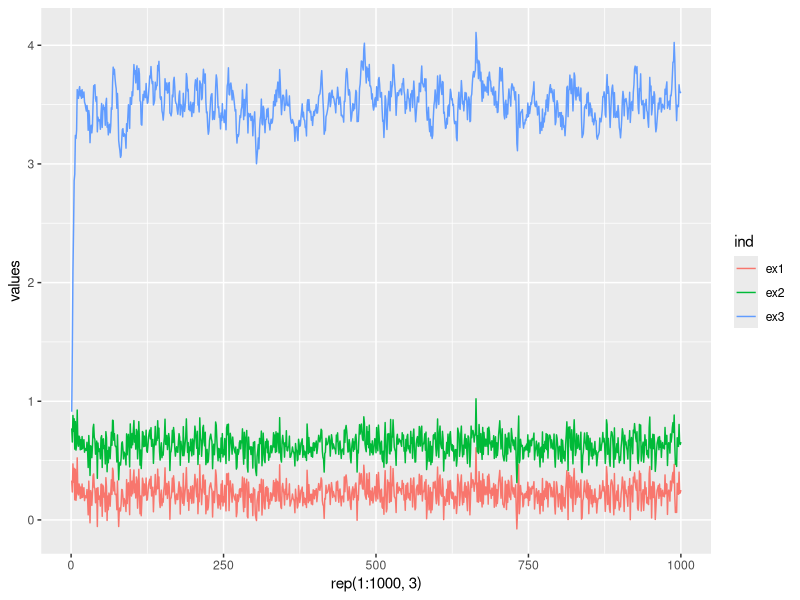
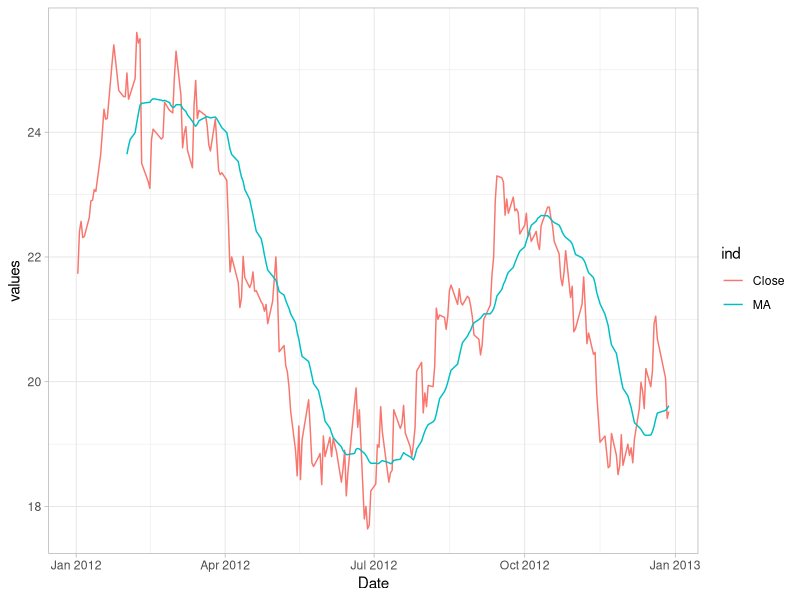

The R source for these figures, in order:
## ---- chunk 1
x_t <- rnorm(1000)*0.1
ar <- stack(list(
	ex1=as.numeric(filter(0.2 + x_t, 0.1, method="recursive", init=0)),
	ex2=as.numeric(filter(0.5 + x_t, 0.2, method="recursive", init=0.7)),
	ex3=as.numeric(filter(0.7 + x_t, 0.8, method="recursive", init=0.1))
))
## ---- chunk 2
library(ggplot2)
ggplot(ar, aes(x=rep(1:1000, 3), y=values, colour=ind)) + geom_line()
## ---- chunk 3
library(dplyr)
library(lubridate)
ds <- read.table('datasets/PETR4.daily.raw.csv', sep=',', header=TRUE, stringsAsFactors=F) %>%
	mutate(Date=as.Date(Date)) %>%
	select(Date, Close) %>%
	arrange(Date) %>%
	filter(year(Date) == 2012)
## ---- chunk 4
ma <- stats::filter(ds$Close, filter=rep(1/21, 21), method="convolution", sides=1, circular=F)
## ---- chunk 5
ds.ma <- stack(list(
	Close=ds$Close,
	MA=as.numeric(ma)
))
ds.ma$Date <- ds$Date
ggplot(ds.ma, aes(x=Date, y=values, colour=ind)) + geom_line() + theme_light()
